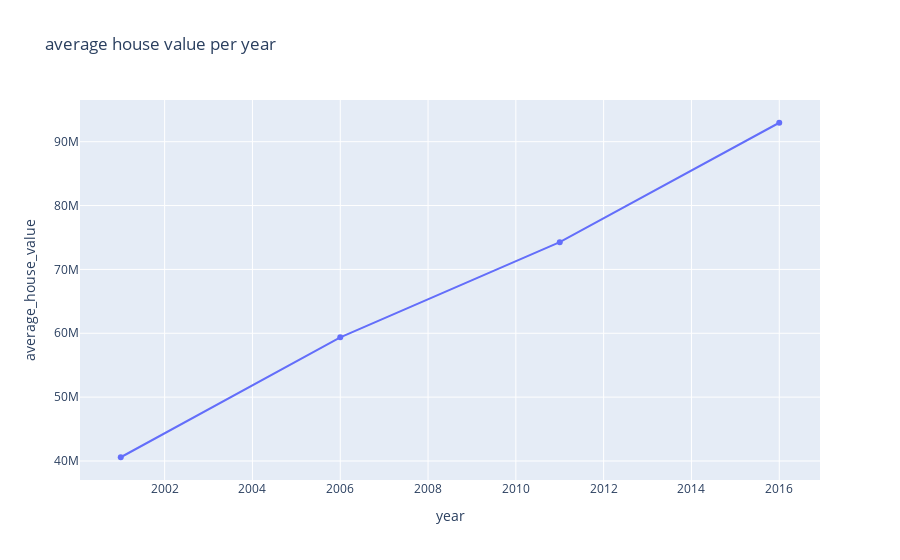

Notebook cell for this chart:
### Code cell
# Plot the average house value per year as a line chart
# YOUR CODE HERE!
fig = px.line(data_avg_house_value, x=data_avg_house_value.index, y="average_house_value", title='average house value per year')
fig.update_traces(mode='markers+lines')
fig.show()

### Figure 1 — Plotly figure (JSON) as saved in the notebook; plotly's stock layout.template omitted (floating-point values rounded to 4 significant figures)
{"data": [{"hovertemplate": "year=%{x}<br>average_house_value=%{y}<extra></extra>", "legendgroup": "", "line": {"color": "#636efa", "dash": "solid"}, "mode": "markers+lines", "name": "", "orientation": "v", "showlegend": false, "type": "scatter", "x": [2001, 2006, 2011, 2016], "xaxis": "x", "y": [40583604, 59368353, 74259461, 92969566], "yaxis": "y"}], "layout": {"autosize": true, "legend": {"tracegroupgap": 0}, "title": {"text": "average house value per year"}, "xaxis": {"anchor": "y", "autorange": true, "domain": [0, 1], "range": [2000.0, 2017.0], "title": {"text": "year"}, "type": "linear"}, "yaxis": {"anchor": "x", "autorange": true, "domain": [0, 1], "range": [36750000.0, 96810000.0], "title": {"text": "average_house_value"}, "type": "linear"}}}
